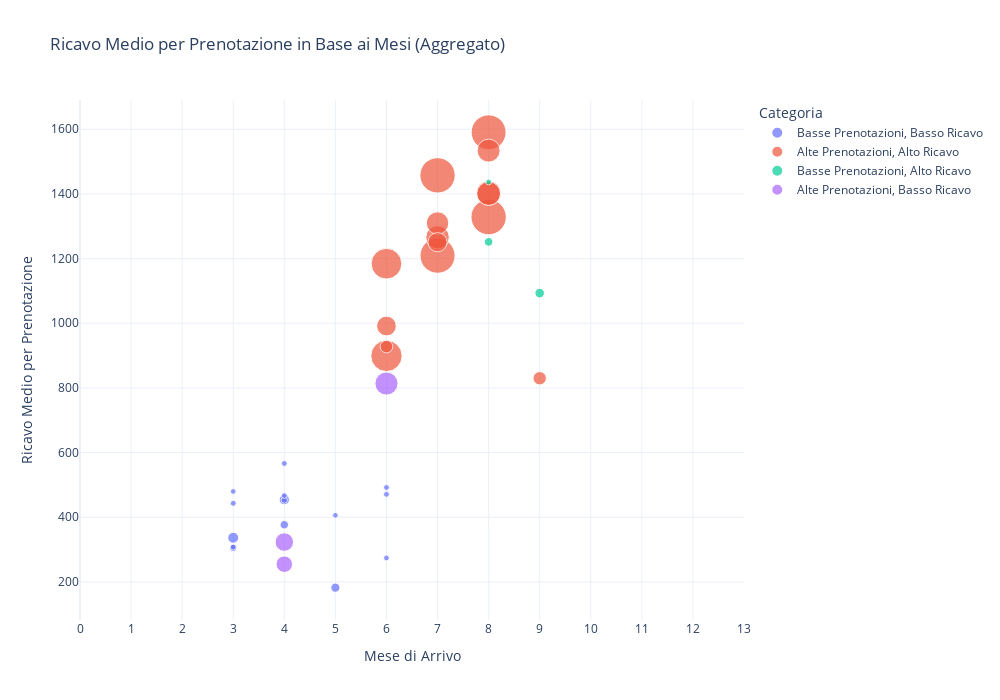

Here is the notebook cell this chart was saved with:
### Code cell
import plotly.express as px
import pandas as pd

# Aggrega i dati per frazione e mese
prenotazioni_aggregate = prenotazioni_filtrate.groupby(['Frazione', 'Prenotazione - data arrivo Mese']).agg({
    'Prenotazioni': 'sum',                      # Somma delle prenotazioni
    'Ricavi': 'sum'                             # Somma dei ricavi
}).reset_index()

# Calcola il ricavo medio per prenotazione aggregato
prenotazioni_aggregate['Ricavo Medio per Prenotazione'] = prenotazioni_aggregate['Ricavi'] / prenotazioni_aggregate['Prenotazioni']

# Classifica le frazioni nei cluster (come fatto precedentemente) dopo l'aggregazione
soglia_prenotazioni = prenotazioni_aggregate['Prenotazioni'].median()
soglia_ricavi = prenotazioni_aggregate['Ricavo Medio per Prenotazione'].median()

# Funzione per classificare le frazioni nei cluster
def classificazione(prenotazioni, ricavo_medio, soglia_prenotazioni, soglia_ricavi):
    if prenotazioni > soglia_prenotazioni and ricavo_medio > soglia_ricavi:
        return 'Alte Prenotazioni, Alto Ricavo'
    elif prenotazioni > soglia_prenotazioni and ricavo_medio <= soglia_ricavi:
        return 'Alte Prenotazioni, Basso Ricavo'
    elif prenotazioni <= soglia_prenotazioni and ricavo_medio > soglia_ricavi:
        return 'Basse Prenotazioni, Alto Ricavo'
    else:
        return 'Basse Prenotazioni, Basso Ricavo'

# Applica la classificazione
prenotazioni_aggregate['Categoria'] = prenotazioni_aggregate.apply(
    lambda row: classificazione(row['Prenotazioni'], row['Ricavo Medio per Prenotazione'], soglia_prenotazioni, soglia_ricavi), 
    axis=1
)

# Creazione del grafico interattivo con Plotly usando i dati aggregati
fig = px.scatter(
    prenotazioni_aggregate,
    x='Prenotazione - data arrivo Mese',  # Visualizzazione in base ai mesi
    y='Ricavo Medio per Prenotazione',
    color='Categoria',
    hover_name='Frazione',  # Mostra il nome della frazione al passaggio del mouse
    size='Prenotazioni',    # La dimensione dei punti rappresenta il numero di prenotazioni
    size_max=25,            # Riduce la dimensione massima dei punti
    title='Ricavo Medio per Prenotazione in Base ai Mesi (Aggregato)',
    labels={
        'Prenotazione - data arrivo Mese': 'Mese di Arrivo',
        'Ricavo Medio per Prenotazione': 'Ricavo Medio per Prenotazione',
        'Categoria': 'Categoria'
    },
    template='plotly_white'  # Stile del grafico
)

# Aggiusta il range degli assi per ingrandire la vista
fig.update_layout(
    xaxis=dict(
        title='Mese di Arrivo',
        tickmode='linear',  # Mostra tutti i mesi sull'asse
        tickvals=list(range(1, 13)),  # Mostra i mesi da 1 a 12
        range=[0, 13]  # Estende il range dell'asse X per includere tutti i mesi
    ),
    yaxis=dict(
        title='Ricavo Medio per Prenotazione',
        range=[prenotazioni_aggregate['Ricavo Medio per Prenotazione'].min() - 100, 
               prenotazioni_aggregate['Ricavo Medio per Prenotazione'].max() + 100]  # Estende il range dell'asse Y
    ),
    width=1000,  # Imposta una larghezza maggiore per il grafico
    height=700   # Imposta un'altezza maggiore per il grafico
)

# Mostra il grafico interattivo
fig.show()

### Figure 1 — Plotly figure (JSON) as saved in the notebook; plotly's stock layout.template omitted (floating-point values rounded to 4 significant figures)
{"data": [{"hovertemplate": "<b>%{hovertext}</b><br><br>Categoria=Basse Prenotazioni, Basso Ricavo<br>Mese di Arrivo=%{x}<br>Ricavo Medio per Prenotazione=%{y}<br>Prenotazioni=%{marker.size}<extra></extra>", "hovertext": ["Cattolica", "Cattolica", "Cattolica", "Cervia", "Cesenatico", "Misano Adriatico", "Pinarella", "Riccione", "Rimini", "Rimini", "Rimini - Marina Centro", "Rimini - Marina Centro", "Rimini - Marina Centro", "Rimini - Marina Centro", "Torre Pedrera"], "legendgroup": "Basse Prenotazioni, Basso Ricavo", "marker": {"color": "#636efa", "size": [112, 328, 264, 224, 161, 128, 110, 372, 109, 110, 101, 106, 102, 107, 107], "sizemode": "area", "sizeref": 6.28, "symbol": "circle"}, "mode": "markers", "name": "Basse Prenotazioni, Basso Ricavo", "orientation": "v", "showlegend": true, "type": "scatter", "x": [3, 4, 5, 4, 3, 4, 4, 3, 3, 6, 3, 4, 5, 6, 6], "xaxis": "x", "y": [443.2, 454.3, 182.3, 376.9, 304.9, 453.2, 566.5, 336.7, 308.0, 470.9, 479.9, 467.2, 406.1, 492.1, 274.1], "yaxis": "y"}, {"hovertemplate": "<b>%{hovertext}</b><br><br>Categoria=Alte Prenotazioni, Alto Ricavo<br>Mese di Arrivo=%{x}<br>Ricavo Medio per Prenotazione=%{y}<br>Prenotazioni=%{marker.size}<extra></extra>", "hovertext": ["Cattolica", "Cattolica", "Cattolica", "Cesenatico", "Cesenatico", "Cesenatico", "Cesenatico", "Misano Adriatico", "Misano Adriatico", "Misano Adriatico", "Riccione", "Riccione", "Rivazzurra", "Rivazzurra", "Rivazzurra"], "legendgroup": "Alte Prenotazioni, Alto Ricavo", "marker": {"color": "#EF553B", "size": [2954, 3916, 3834, 3085, 3865, 3925, 560, 1227, 1729, 1869, 1588, 1660, 501, 1153, 1770], "sizemode": "area", "sizeref": 6.28, "symbol": "circle"}, "mode": "markers", "name": "Alte Prenotazioni, Alto Ricavo", "orientation": "v", "showlegend": true, "type": "scatter", "x": [6, 7, 8, 6, 7, 8, 9, 6, 7, 8, 7, 8, 6, 7, 8], "xaxis": "x", "y": [1184.0, 1458.0, 1591.0, 899.1, 1209.0, 1328.0, 829.9, 991.6, 1266.0, 1403.0, 1310.0, 1534.0, 927.8, 1251.0, 1401.0], "yaxis": "y"}, {"hovertemplate": "<b>%{hovertext}</b><br><br>Categoria=Basse Prenotazioni, Alto Ricavo<br>Mese di Arrivo=%{x}<br>Ricavo Medio per Prenotazione=%{y}<br>Prenotazioni=%{marker.size}<extra></extra>", "hovertext": ["Cattolica", "Rimini", "Torre Pedrera"], "legendgroup": "Basse Prenotazioni, Alto Ricavo", "marker": {"color": "#00cc96", "size": [288, 232, 108], "sizemode": "area", "sizeref": 6.28, "symbol": "circle"}, "mode": "markers", "name": "Basse Prenotazioni, Alto Ricavo", "orientation": "v", "showlegend": true, "type": "scatter", "x": [9, 8, 8], "xaxis": "x", "y": [1093.0, 1252.0, 1437.0], "yaxis": "y"}, {"hovertemplate": "<b>%{hovertext}</b><br><br>Categoria=Alte Prenotazioni, Basso Ricavo<br>Mese di Arrivo=%{x}<br>Ricavo Medio per Prenotazione=%{y}<br>Prenotazioni=%{marker.size}<extra></extra>", "hovertext": ["Cesenatico", "Riccione", "Riccione"], "legendgroup": "Alte Prenotazioni, Basso Ricavo", "marker": {"color": "#ab63fa", "size": [855, 1075, 1674], "sizemode": "area", "sizeref": 6.28, "symbol": "circle"}, "mode": "markers", "name": "Alte Prenotazioni, Basso Ricavo", "orientation": "v", "showlegend": true, "type": "scatter", "x": [4, 4, 6], "xaxis": "x", "y": [254.9, 323.4, 813.6], "yaxis": "y"}], "layout": {"height": 700, "legend": {"itemsizing": "constant", "title": {"text": "Categoria"}, "tracegroupgap": 0}, "title": {"text": "Ricavo Medio per Prenotazione in Base ai Mesi (Aggregato)"}, "width": 1000, "xaxis": {"anchor": "y", "domain": [0, 1], "range": [0, 13], "tickmode": "linear", "tickvals": [1, 2, 3, 4, 5, 6, 7, 8, 9, 10, 11, 12], "title": {"text": "Mese di Arrivo"}, "type": "linear"}, "yaxis": {"anchor": "x", "domain": [0, 1], "range": [82.26, 1691.0], "title": {"text": "Ricavo Medio per Prenotazione"}, "type": "linear"}}}
